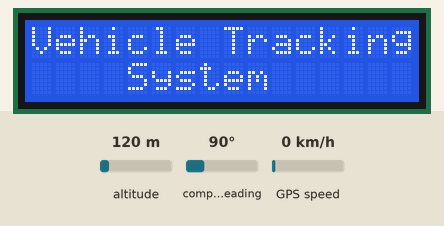
Recording of a sketch running on a simulated Arduino Uno, built with avr-gcc and run on an emulated ATmega328P. Shown: 16×2 character LCD. Inputs (shaded band) come from the test bench; at power-on: altitude 120 m, compass heading 90°, GPS speed 0 km/h. The GPS gets a fix after 3 s at 37.7749, -122.4194 with 8 satellites; the modem accepts every AT command (registered, SIM ready, sends succeed) and sends nothing else; what the sketch prints to the serial monitor is not drawn.

Above: at 4.1 s.
At 7.1 s:
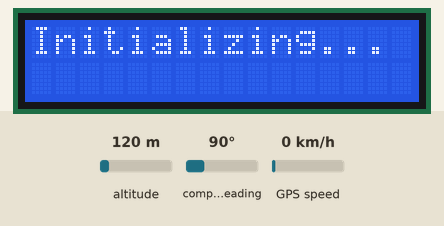
At 10.1 s:
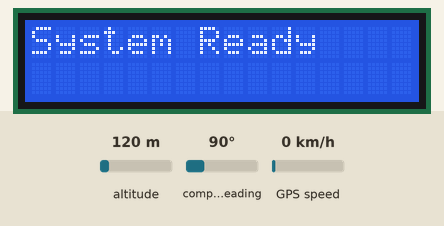
At 16.4 s:
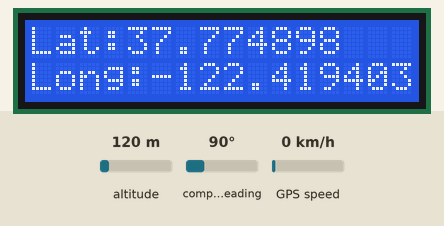
At 19.4 s:
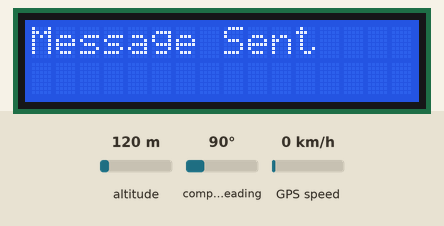

Measured:
- by itself, everything shown: repeats every 9.3 s, in 3 steps
- what the display in image 0 shows lasts 3.0 s, from 4.1 s to 7.1 s
- what the display in image 2 shows lasts 6.3 s, from 10.1 s to 16.4 s
- what the display in image 4 shows lasts 2.0 s, from 19.4 s to 21.4 s

The sketch:

GPSTrackerUsingUno.ino
```cpp
#include <LiquidCrystal.h>
#include <SoftwareSerial.h>
#include <TinyGPS++.h>

LiquidCrystal lcd(12, 11, 5, 4, 3, 2);
float lattitude,longitude; // create variable for latitude and longitude object
float a[2];//array to store gps data;
float *p;//pointer to point the array location
SoftwareSerial gpsSerial(8,9);//connect tx pin of gps to arduino digital pin 10 and connect rx pin of gps to arduino digital pin 11
SoftwareSerial gsmSerial(6,7);////connect tx pin of gsm to arduino digital pin 8 and connect rx pin of gps to arduino digital pin 9
TinyGPSPlus gps;// create gps object
void setup(){
lcd.begin(16,2);
delay(1000);
Serial.begin(9600); // connect serial
delay(1000);
gpsSerial.begin(9600); // connect gps sensor
delay(1000);
gsmSerial.begin(9600); // connect gsm sensor
delay(1000);// delay is required here in most of the cases for stability of program
lcd.clear();
lcd.print("Vehicle Tracking");
lcd.setCursor(0,1);
lcd.print("    System      ");
gsmSerial.println("AT+CNMI=2,2,0,0,0");// AT Command to receive a live SMS
Serial.println("AT+CNMI=2,2,0,0,0");
delay(3000);// delay is required here in most of the cases for stability of program
lcd.clear();
lcd.print("Initializing...");
delay(3000);
lcd.clear();
lcd.print("System Ready");
delay(1000);
}
/*---------------------------------------------------------------------------------------*/
void loop(){
  while(gsmSerial.available()){
   gsmSerial.read();
}
  while(Serial.available()){
   Serial.read();
}
 get_gsm();
}


float *get_gps()
{
   gpsSerial.listen();
   //Serial.println("INSIDE get_gps");
   while(1)
  {
   while (gpsSerial.available() > 0)
   { gps.encode(gpsSerial.read()); }

      if (gps.location.isUpdated())
      {
       Serial.print("LAT=");  Serial.println(gps.location.lat(), 6);
       Serial.print("LONG="); Serial.println(gps.location.lng(), 6);
       lattitude=gps.location.lat();
       longitude=gps.location.lng();
      break;
      }


}
a[0]=lattitude;
a[1]=longitude;
return a;
}
/*---------------------------------------------------------------------------------------*/
void get_gsm()
{

   gsmSerial.listen();


   while(gsmSerial.available()>0)
   {Serial.println("INSIDE gsmSerial.available");

     Serial.println("INSIDE track");
     gsmSerial.println("AT+CMGF=1");    //Sets the GSM Module in Text Mode
     delay(1000);  // Delay of 1 second
     gsmSerial.println("AT+CMGS=\"+919361717537\"\r"); // Replace x with mobile number
     delay(1000);
     p=get_gps();
     gsmSerial.listen();
     Serial.print("Your Car Location: ");
     gsmSerial.print("Your Car Location: ");
     Serial.print("LATTITUDE="); Serial.print(*p,6);
     gsmSerial.print("LATTITUDE=");gsmSerial.print(*p,6);gsmSerial.print(",");// The SMS text you want to send
     Serial.print("LONGITUDE="); Serial.print(*(p+1),6);
     gsmSerial.print("LONGITUDE=");gsmSerial.print(*(p+1),6);// The SMS text you want to send
     delay(100);
     gsmSerial.println((char)26);// ASCII code of CTRL+Z for saying the end of sms to  the module
     delay(1000);
     lcd.clear();
     lcd.clear();
     lcd.print("Lat:");
     lcd.print(*p,6);
     lcd.setCursor(0,1);
     lcd.print("Long:");
     lcd.print(*(p+1),6);
     delay(3000);
     lcd.clear();
     lcd.print("Message Sent");
     delay(2000);
     lcd.clear();
     lcd.print("System Ready");
     delay(1000);


   }
}
/*---------------------------------------------------------------------------------------*/
```
